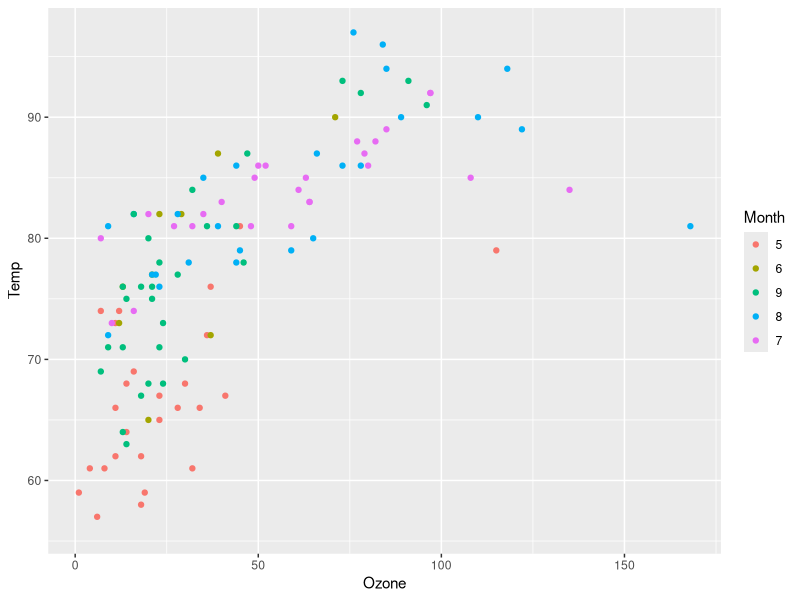
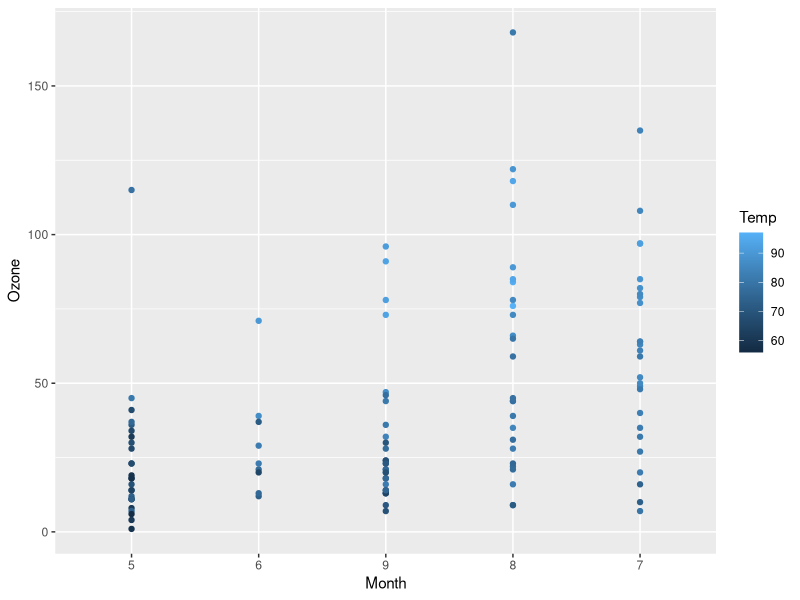
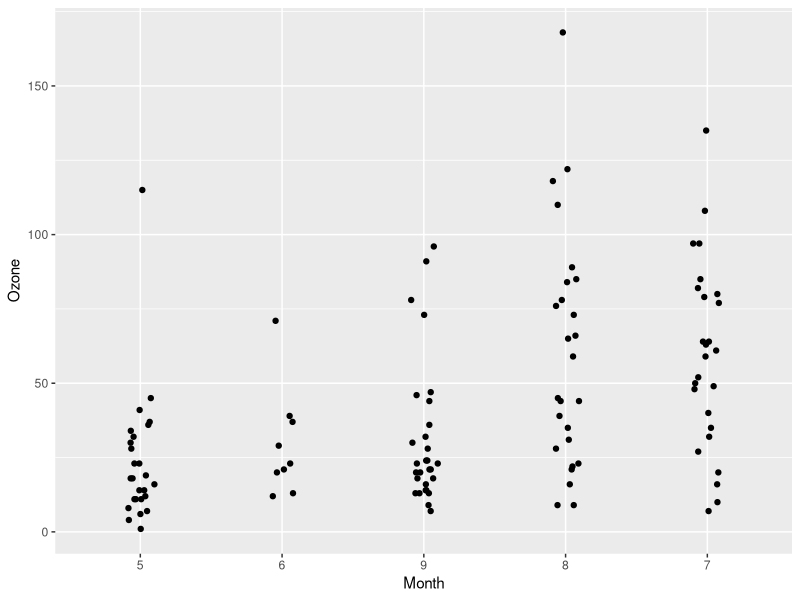
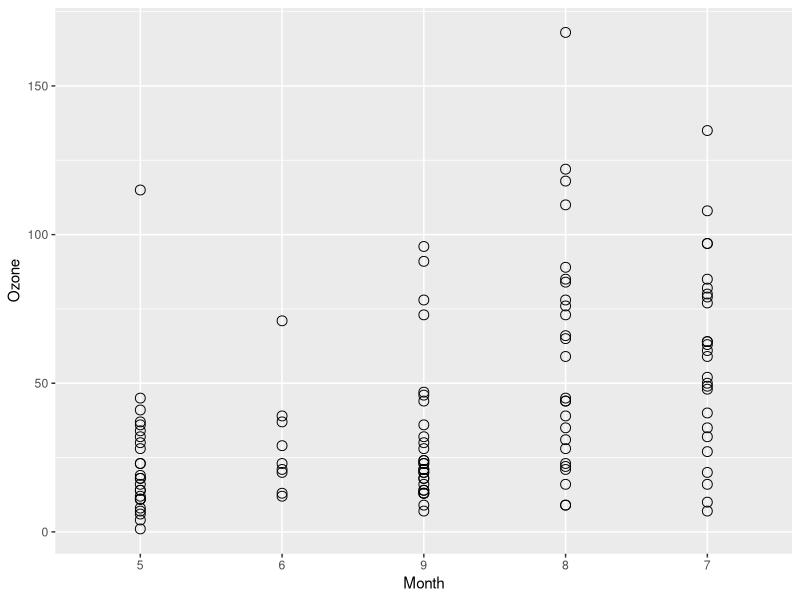

Write R code to recreate these figures, in order.
library(tidyverse)

explore <- airquality %>% glimpse()

explore %>% summary()

explore %>%
  arrange(Month) %>%
  glimpse()

explore <- explore %>%
  mutate(Month = as_factor(Month)) %>%
  mutate(Month = fct_reorder(Month, Ozone)) %>%
  glimpse()

#Note: some values of ozone are missing, filter them out in carpentry


ggplot(explore, aes(x = Ozone, y = Temp, color = Month)) +
  geom_point()


ggplot(explore, aes(x = Month, y = Ozone, color = Temp)) +
  geom_point()


ggplot(explore, aes(x = Month, y = Ozone)) +
  geom_jitter(width = 0.1, height = 0)

ggplot(explore, aes(x = Month, y = Ozone)) +
  geom_point(shape = 1, size = 3)
